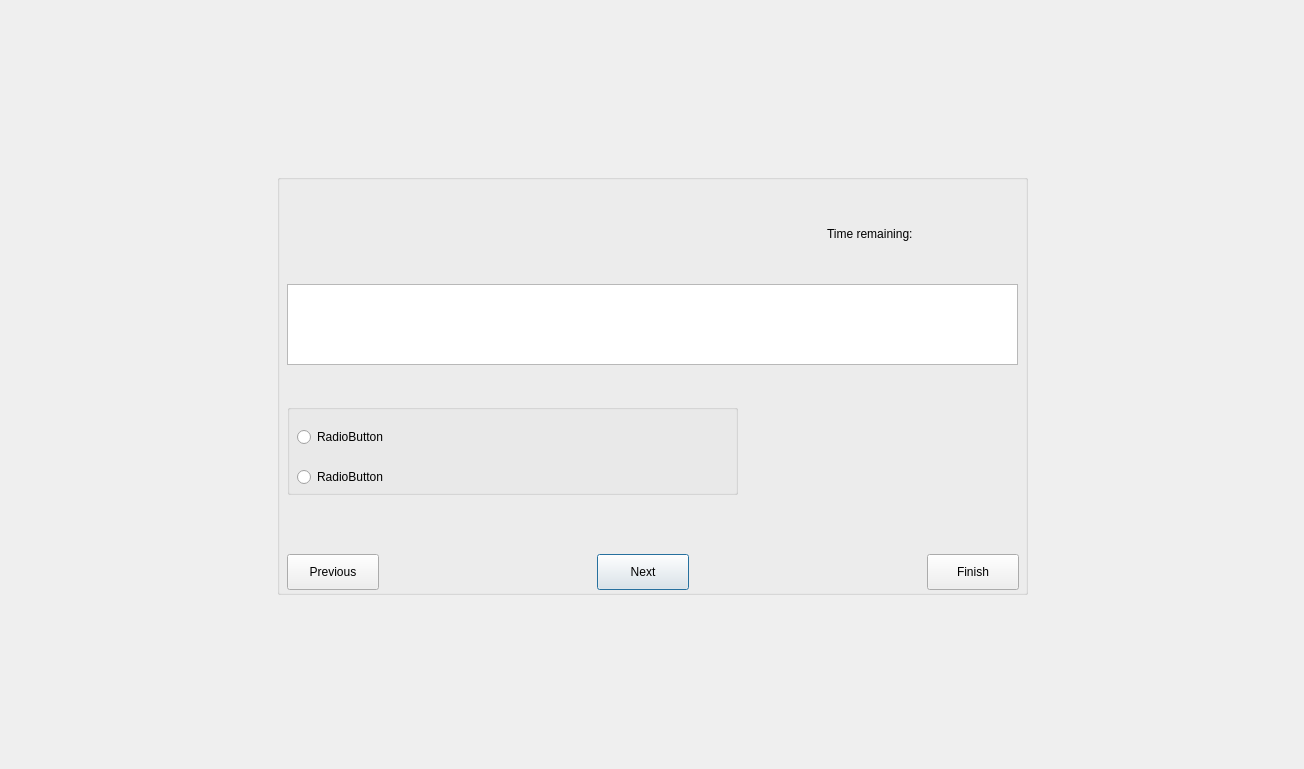
<?xml version="1.0" encoding="UTF-8"?>
<ui version="4.0">
 <class>QuestionsWindowTwo</class>
 <widget class="QDialog" name="QuestionsWindowTwo">
  <property name="geometry">
   <rect>
    <x>0</x>
    <y>0</y>
    <width>1304</width>
    <height>769</height>
   </rect>
  </property>
  <property name="windowTitle">
   <string>Dialog</string>
  </property>
  <layout class="QVBoxLayout" name="verticalLayout">
   <item>
    <layout class="QHBoxLayout" name="horizontalLayout">
     <item>
      <spacer name="horizontalSpacer">
       <property name="orientation">
        <enum>Qt::Horizontal</enum>
       </property>
       <property name="sizeHint" stdset="0">
        <size>
         <width>28</width>
         <height>20</height>
        </size>
       </property>
      </spacer>
     </item>
     <item>
      <widget class="QGroupBox" name="groupBox">
       <property name="sizePolicy">
        <sizepolicy hsizetype="Fixed" vsizetype="Fixed">
         <horstretch>0</horstretch>
         <verstretch>0</verstretch>
        </sizepolicy>
       </property>
       <property name="minimumSize">
        <size>
         <width>751</width>
         <height>421</height>
        </size>
       </property>
       <property name="title">
        <string/>
       </property>
       <widget class="QGroupBox" name="groupBox_2">
        <property name="geometry">
         <rect>
          <x>10</x>
          <y>230</y>
          <width>451</width>
          <height>91</height>
         </rect>
        </property>
        <property name="title">
         <string/>
        </property>
        <widget class="QRadioButton" name="radioButton">
         <property name="geometry">
          <rect>
           <x>10</x>
           <y>20</y>
           <width>109</width>
           <height>26</height>
          </rect>
         </property>
         <property name="text">
          <string>RadioButton</string>
         </property>
        </widget>
        <widget class="QRadioButton" name="radioButton_2">
         <property name="geometry">
          <rect>
           <x>10</x>
           <y>60</y>
           <width>109</width>
           <height>26</height>
          </rect>
         </property>
         <property name="text">
          <string>RadioButton</string>
         </property>
        </widget>
       </widget>
       <widget class="QPushButton" name="next">
        <property name="geometry">
         <rect>
          <x>320</x>
          <y>380</y>
          <width>92</width>
          <height>36</height>
         </rect>
        </property>
        <property name="text">
         <string>Next</string>
        </property>
       </widget>
       <widget class="QPushButton" name="finish">
        <property name="geometry">
         <rect>
          <x>650</x>
          <y>380</y>
          <width>92</width>
          <height>36</height>
         </rect>
        </property>
        <property name="text">
         <string>Finish</string>
        </property>
       </widget>
       <widget class="QLabel" name="label_3">
        <property name="geometry">
         <rect>
          <x>670</x>
          <y>50</y>
          <width>63</width>
          <height>20</height>
         </rect>
        </property>
        <property name="text">
         <string/>
        </property>
       </widget>
       <widget class="QTextEdit" name="textEdit">
        <property name="geometry">
         <rect>
          <x>10</x>
          <y>110</y>
          <width>731</width>
          <height>81</height>
         </rect>
        </property>
        <property name="readOnly">
         <bool>true</bool>
        </property>
       </widget>
       <widget class="QLabel" name="label">
        <property name="geometry">
         <rect>
          <x>550</x>
          <y>50</y>
          <width>111</width>
          <height>20</height>
         </rect>
        </property>
        <property name="text">
         <string>Time remaining:</string>
        </property>
       </widget>
       <widget class="QPushButton" name="previous">
        <property name="geometry">
         <rect>
          <x>10</x>
          <y>380</y>
          <width>92</width>
          <height>36</height>
         </rect>
        </property>
        <property name="text">
         <string>Previous</string>
        </property>
       </widget>
      </widget>
     </item>
     <item>
      <spacer name="horizontalSpacer_2">
       <property name="orientation">
        <enum>Qt::Horizontal</enum>
       </property>
       <property name="sizeHint" stdset="0">
        <size>
         <width>28</width>
         <height>20</height>
        </size>
       </property>
      </spacer>
     </item>
    </layout>
   </item>
  </layout>
 </widget>
 <resources/>
 <connections/>
</ui>
